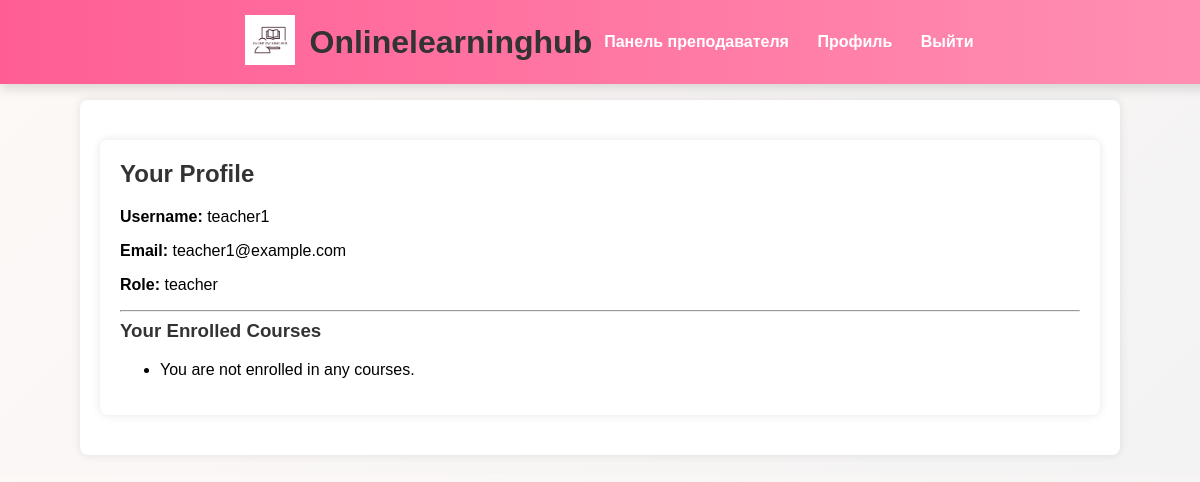
The page /profile/ (signed in) on the database its author committed.
### myapp/models.py (models this page shows, shortened)
class User(AbstractUser):
    ROLE_CHOICES = [
        ('student', 'Student'),
        ('teacher', 'Teacher'),
    ]
    role = models.CharField(max_length=10, choices=ROLE_CHOICES)

### myapp/views.py (the view)
# urls.py: path('profile/', views.student_profile, name='student_profile'),
@login_required
def student_profile(request):
    enrollments = Enrollment.objects.filter(student=request.user)
    return render(request, 'myapp/student_profile.html', {
        'enrollments': enrollments
    })

### myapp/templates/myapp/student_profile.html
{% extends 'myapp/base.html' %}
{% load static %}
{% block content %}
<div class="container">
    <h2>Your Profile</h2>
    <div class="profile-section">
        <p><strong>Username:</strong> {{ user.username }}</p>
        <p><strong>Email:</strong> {{ user.email }}</p>
        <p><strong>Role:</strong> {{ user.role }}</p>
    </div>
    <hr>
    <h3>Your Enrolled Courses</h3>
    <ul class="enrolled-list">
        {% for enrollment in enrollments %}
            <li>{{ enrollment.course.title }}</li>
        {% empty %}
            <li>You are not enrolled in any courses.</li>
        {% endfor %}
    </ul>
</div>
{% endblock %}

### myapp/static/myapp/style.css (style rules this page uses)
body { font-family: Arial, sans-serif; background: linear-gradient(135deg, #fef9f7, #f3f3f3); background-size: cover; margin: 0; padding: 0; }
.container { background: white; margin: 20px auto; padding: 20px; max-width: 1000px; border-radius: 8px; box-shadow: 0 0 10px rgba(0,0,0,0.1); }
h1, h2, h3 { color: #333; margin-top: 0; }

### myapp/templates/myapp/base.html (style rules this page uses)
body { margin: 0; padding-top: 80px; }

### rows shown on the page
User: username "teacher1", email "teacher1@example.com", role "teacher"
